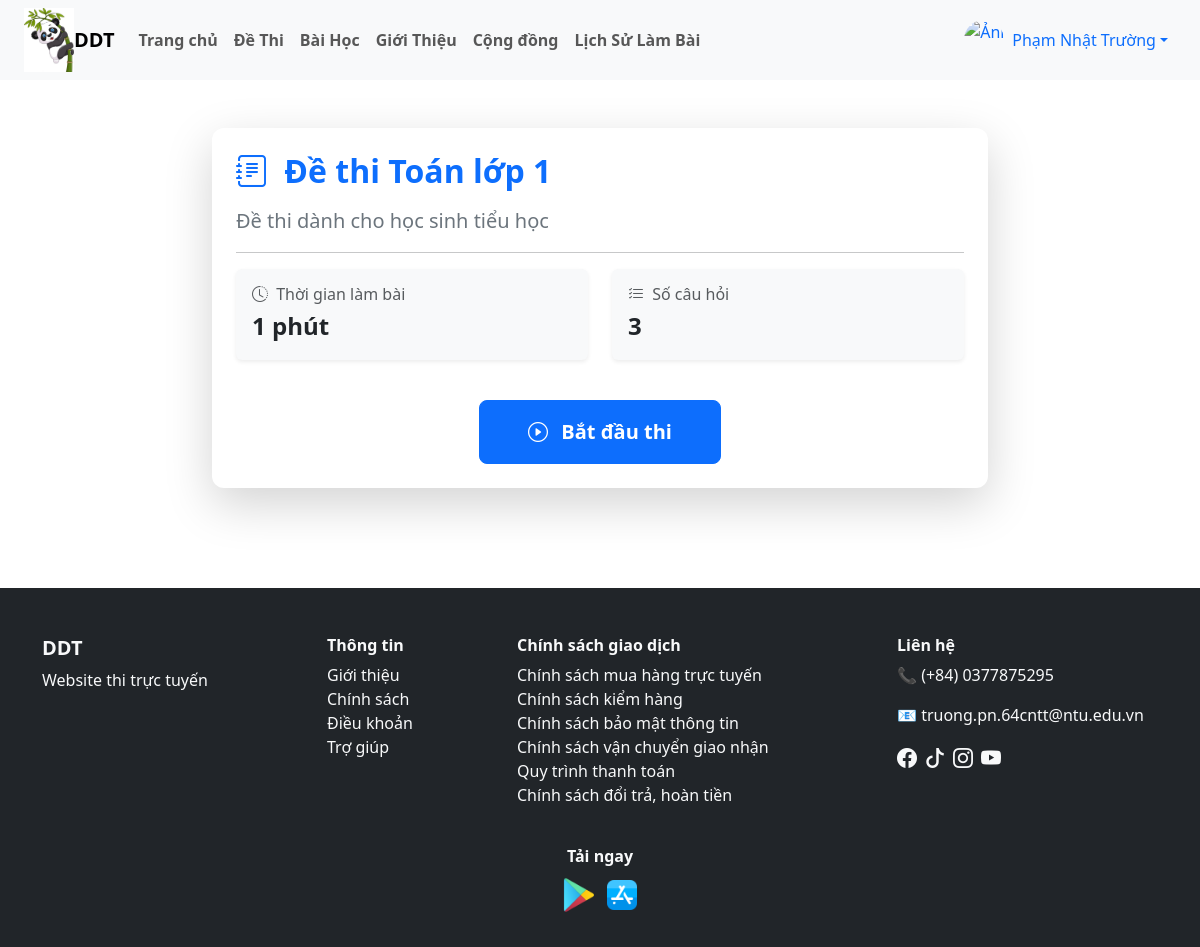
/user/chi_tiet_de_thi.php?id=DT3 (signed in), run on the app's committed database.
### tables this page shows
CREATE TABLE `de_thi` (
  `id` varchar(10) NOT NULL,
  `id_danh_muc` int(11) DEFAULT NULL,
  `ten_de_thi` varchar(255) NOT NULL,
  `mo_ta` text DEFAULT NULL,
  `thoi_gian` int(11) DEFAULT NULL,
  `id_bai_hoc` varchar(10) DEFAULT NULL,
  `thang_diem` int(11) DEFAULT 10,
  `ngay_tao` datetime DEFAULT current_timestamp(),
  `trang_thai` tinyint(1) NOT NULL DEFAULT 0
);

### user/chi_tiet_de_thi.php (the view, shortened to what this page needs)
<?php
include("./header.php");
$id = $_GET['id'];
$sql = "SELECT * FROM de_thi WHERE id = '$id'";
$result = mysqli_query($dbc, $sql);
$dt = mysqli_fetch_assoc($result);
$q_count = mysqli_fetch_assoc(mysqli_query($dbc,
    "SELECT COUNT(*) AS tong FROM cau_hoi WHERE id_de_thi = '$id'"
));
?>
<div class="container my-5" style="max-width: 800px;">
    <div class="card shadow-lg border-0">
        <div class="card-body p-4">
            <h2 class="fw-bold text-primary mb-3">
                <i class="bi bi-journal-text me-2"></i>
                <?= $dt['ten_de_thi'] ?>
            </h2>
            <p class="text-secondary fs-5">
                <?= $dt['mo_ta'] ?>
            </p>
            <hr>
            <div class="row mb-3">
                <div class="col-md-6 mb-3">
                    <div class="p-3 bg-light rounded shadow-sm h-100">
                        <h6 class="text-muted mb-1">
                            <i class="bi bi-clock-history me-1"></i> Thời gian làm bài
                        </h6>
                        <p class="fs-4 fw-bold mb-0"><?= $dt['thoi_gian'] ?> phút</p>
                    </div>
                </div>
                <div class="col-md-6 mb-3">
                    <div class="p-3 bg-light rounded shadow-sm h-100">
                        <h6 class="text-muted mb-1">
                            <i class="bi bi-list-check me-1"></i> Số câu hỏi
                        </h6>
                        <p class="fs-4 fw-bold mb-0"><?= $q_count['tong'] ?></p>
                    </div>
                </div>
            </div>
            <div class="text-center mt-4">
                <a href="thi.php?id=<?= $id ?>" class="btn btn-primary btn-lg px-5 py-3 fw-bold">
                    <i class="bi bi-play-circle me-2"></i> Bắt đầu thi
                </a>
            </div>
        </div>
    </div>
</div>
<?php include("./footer.php"); ?>

### user/CSS/style_user.css (style rules this page uses)
.card { border-radius: 12px; overflow: hidden; }

### data on the page
de_thi: ten_de_thi "Đề thi Toán lớp 1", mo_ta "Đề thi dành cho học sinh tiểu học", thoi_gian "1"

### other printed values
$_SESSION['ho_ten'] "Phạm Nhật Trường"
$q_count['tong'] "3"
